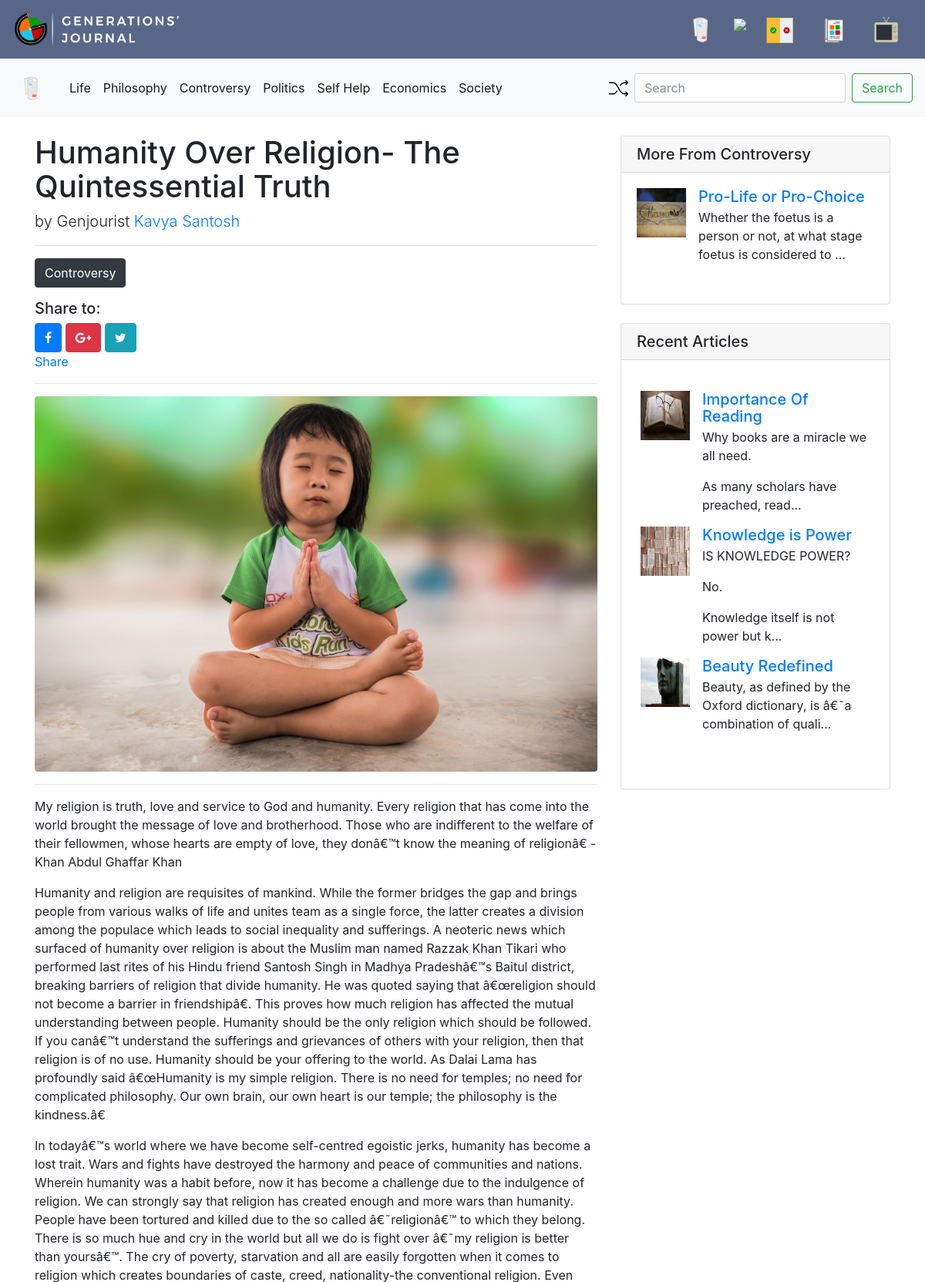
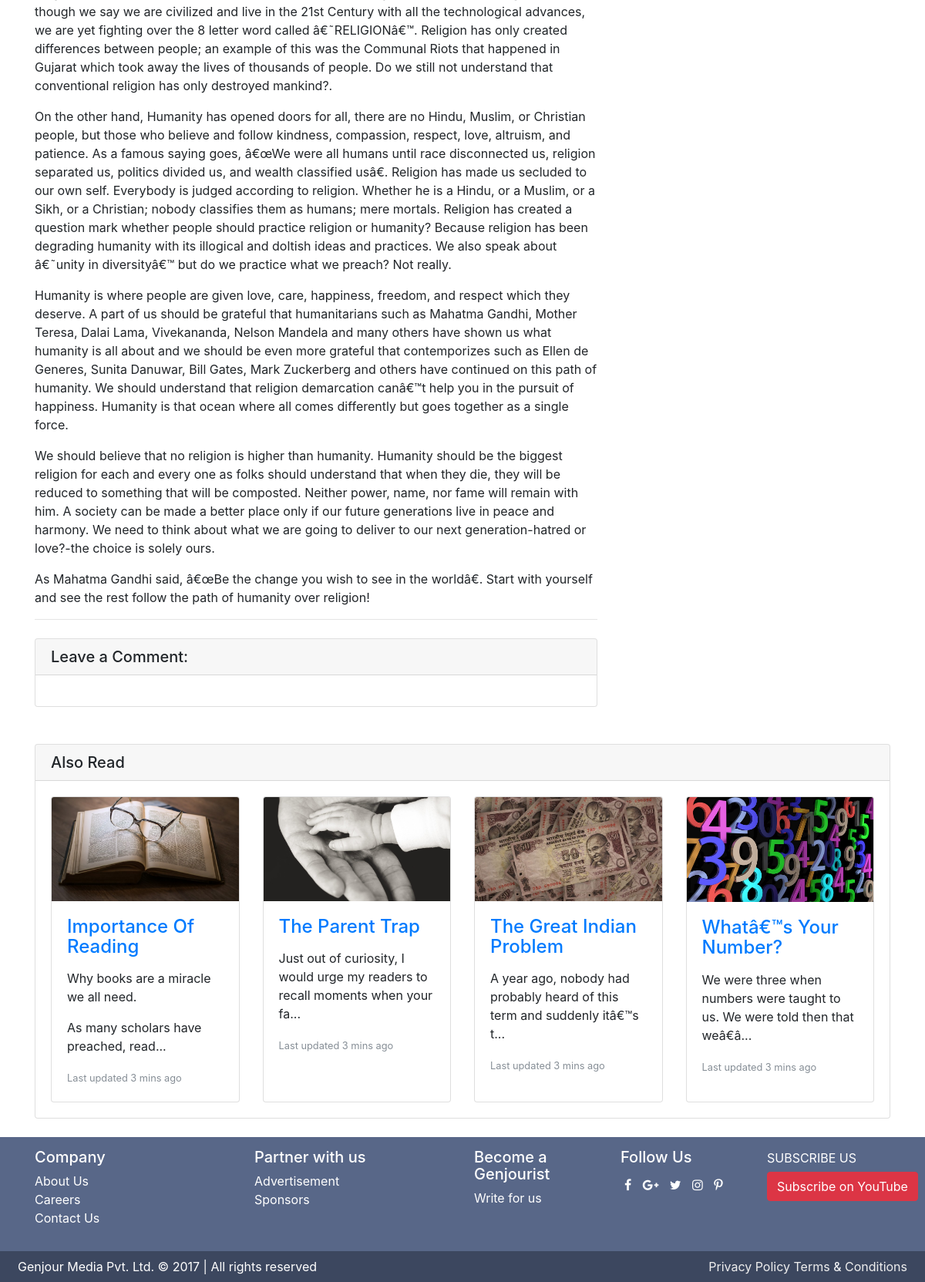
Page /post.php?post_id=3 on the committed database (2 pictures, top to bottom).
### tables this page shows
CREATE TABLE `categories` (
  `id` int(11) NOT NULL,
  `category_name` varchar(100) NOT NULL
);

CREATE TABLE `journals` (
  `post_id` bigint(20) UNSIGNED NOT NULL,
  `post_title` text NOT NULL,
  `post_category` text NOT NULL,
  `genjourist_name` text NOT NULL,
  `post_content` longtext NOT NULL,
  `post_tags` text NOT NULL,
  `post_counter` bigint(20) DEFAULT NULL,
  `post_date` datetime NOT NULL DEFAULT '0000-00-00 00:00:00',
  `post_url` mediumtext NOT NULL,
  `img_url` text NOT NULL
);

### post.php (the view, shortened to what this page needs)
<?php
  include('config/connect.php');
	include('includes/routes.php');
  include('includes/header.php');
  include('includes/category-header.php');
  $post_id = $_GET['post_id'];
  $counter = "UPDATE journals SET post_counter=post_counter+1 WHERE post_id=$post_id";
  $conn->query($counter);
  $query = "SELECT * from journals where post_id = $post_id";
  $journals =$conn->query($query);
  while($row = $journals->fetch_assoc()){
?>
<div class="container">
      <div class="row">
        <div class="col-lg-8">
          <h1 class="mt-4">
          <?php
            echo $row['post_title'];
          ?>
          </h1>
          <p class="lead">
            by Genjourist
            <a href="#"><?php echo $row['genjourist_name']; ?></a>
          </p>
          <hr>
          <p>
          	<button type="button" class="btn btn-dark"><?php echo $row['post_category']?></button>
          	<br> <h5>Share to:</h5>
          	<?php
          		include('functions/sharing.php');
          	?>
          </p>
          <hr>
          <img class="img-fluid rounded" src="<?php echo $row['img_url'];?>" alt="">
          <hr>
          <?php echo $row['post_content']; ?>
          <hr>
          <div class="card my-4">
            <h5 class="card-header">Leave a Comment:</h5>
            <div class="card-body">
            </div>
          </div>
        </div>
<?php
  }
?>
        <div class="col-lg-4">
		<?php
		include('functions/same-category.php');
		?>
		<?php
		include('functions/recent-articles.php');
		?>
		<?php
		include('functions/same-genjourists.php');
		?>
		<?php
		include('functions/recommended.php');
		?>
<?php
	include('includes/footer.php');
?>

### includes/category-header.php (shortened to what this page needs)
<?php
  include('config/connect.php');
  $query = "SELECT * FROM categories";
  $categories =  $conn->query($query);
  $shuffle = "SELECT post_id from journals ORDER BY RAND() LIMIT 1";
  $shuffle_sql = $conn->query($shuffle);
  while ($row = $shuffle_sql->fetch_assoc()) {
    $post_id = $row['post_id'];
  }
?>
<nav class="navbar navbar-expand-lg navbar-light bg-light">
            <a class="navbar-brand" href="journal.php">
                <img src="img/icon/header-icons/journal-hover.svg" width="50" height="50" alt="">
            </a>
  <div class="collapse navbar-collapse" id="navbarTogglerDemo03">
    <ul class="navbar-nav mr-auto mt-2 mt-lg-0">
            <?php
              while($row = $categories ->fetch_assoc()){
            ?>
              <li class="nav-item active">
                <a class="nav-link" href="category.php?category=<?php echo $row["category_name"]; ?>"><?php echo $row["category_name"]; ?></a>
              </li>
              <?php }
              ?>
    </ul>
            <ul class="navbar-nav flex-row ml-md-auto d-none d-md-flex">
          <li class="nav-item">
              <a class="nav-link p-2" href="post.php?post_id=<?php echo $post_id; ?>">
              <img src="img/svg/nav-icons/shuffle-arrows.svg " width="25" height="25" alt="">
              </a>
            </li>
          </ul>
    <form class="form-inline my-2 my-lg-0" method="post">
      <input class="form-control mr-sm-2" type="text" placeholder="Search" aria-label="Search">
      <button class="btn btn-outline-success my-2 my-sm-0" type="submit">Search</button>
    </form>
  </div>
</nav>

### functions/sharing.php (shortened to what this page needs)
<a href="#"><button type="button" class="btn btn-primary"><i class="fa fa-facebook " aria-hidden="true"></i></button></a>
<a href=""><button type="button" class="btn btn-danger"><i class="fa fa-google-plus  " aria-hidden="true"></i></button></a>
<a href=""><button type="button" class="btn btn-info"><i class="fa fa-twitter" aria-hidden="true"></i></button></a>
<div class="fb-share-button" data-href="http://genjour.com/post.php?post_id=18" data-layout="button" data-size="large" data-mobile-iframe="true"><a class="fb-xfbml-parse-ignore" target="_blank" href="https://www.facebook.com/sharer/sharer.php?u=http%3A%2F%2Fgenjour.com%2Fpost.php%3Fpost_id%3D18&amp;src=sdkpreparse">Share</a></div>

### functions/same-category.php
<?php
	include('config/connect.php');
	$post_id = $_GET['post_id'];
	$current_category = "SELECT post_category from journals where post_id = $post_id;";
	$current_category_sql = $conn->query($current_category);
		while($row = $current_category_sql->fetch_assoc())
		{
			$store_category = $row['post_category'];
		}
		$random = "SELECT * FROM journals WHERE post_category='$store_category' AND NOT post_id = $post_id ORDER BY RAND() LIMIT 0,3;";
		$random_sql = $conn->query($random);
?>
          <div class="card my-4">
            <h5 class="card-header">More From <?php echo $store_category; ?></h5>
            <div class="card-body">
            	<ul class="list-unstyled">
            	<?php
            		while ($rows = $random_sql->fetch_assoc()) {
            	?>
				  <li class="media">
				    <img class="d-flex mr-3" src="<?php echo $rows['img_url']; ?>" style="height: 64px; width: 64px" alt="Generic placeholder image">
				    <div class="media-body">
				      <h5 class="mt-0 mb-1"><a href="post.php?post_id=<?php echo $rows['post_id']; ?>"><?php echo $rows['post_title']; ?></a></h5>
				      	<?php
				      		$body = $rows['post_content'];
				      		echo substr($body, 0,80)."...";
				      	?>
				    </div>
				  </li>
				  <?php
				  	}
				  ?>
				</ul>
            </div>
          </div>

### functions/recent-articles.php
<?php
	include('config/connect.php');
	$post_id = $_GET['post_id'];
	$recent = "SELECT * FROM journals WHERE NOT post_id = $post_id ORDER BY post_id DESC LIMIT 0,3;";
	$recent_sql = $conn->query($recent);
?>
          <div class="card my-4">
            <h5 class="card-header">Recent Articles</h5>
            <div class="card-body">
              <div class="row">
            <div class="card-body">
            	<ul class="list-unstyled">
            	<?php
            		while($row = $recent_sql->fetch_assoc())
            		{
            	?>
				  <li class="media">
				    <img class="d-flex mr-3" src="<?php echo $row['img_url']?>" alt="Generic placeholder image" style="height: 64px;width: 64px">
				    <div class="media-body">
				      <h5 class="mt-0 mb-1"><a href="post.php?post_id=<?php echo $row['post_id']; ?>"> <?php echo $row['post_title']; ?></a></h5>
				      <?php
		      		$body = $row['post_content'];
		      		echo substr($body, 0,80)."...";
		      			?>
				    </div>
				  </li>
				  <?php
					}
				  ?>
				</ul>
            </div>
              </div>
            </div>
          </div>

### functions/recommended.php
<?php
	include('config/connect.php');
	$post_id = $_GET['post_id'];
	$recom = "SELECT * FROM journals WHERE NOT post_id = $post_id ORDER BY RAND() LIMIT 0,4;";
	$recom_sql = $conn->query($recom);
?>
	<div class="container">
		          <div class="card my-4">
            <h5 class="card-header">Also Read</h5>
            <div class="card-body">
				<div class="card-deck">
				<?php
					while($row1 = $recom_sql->fetch_assoc()){
						?>
						  <div class="card">
						    <img class="card-img-top" src="<?php echo $row1['img_url']?>" alt="Card image cap" >
						    <div class="card-body">
						      <h4 class="card-title"> <a href="post.php?post_id=<?php echo $row1['post_id']; ?>"> <?php echo $row1['post_title']; ?></a></h4>
						      <p class="card-text">
						      	<?php
						      		$body = $row1['post_content'];
						      		echo substr($body, 0,80)."...";
						      	?>
						      </p>
						      <p class="card-text"><small class="text-muted">Last updated 3 mins ago</small></p>
						    </div>
					  	  </div>
				<?php
					}
				?>
				</div>
            </div>
          </div>
	</div>

### css/header.css (style rules this page uses)
.navbar { background-color: #586788; }

### rows in the picture
categories: category_name "Life"
categories: category_name "Philosophy"
categories: category_name "Controversy"
categories: category_name "Politics"
categories: category_name "Self Help"
categories: category_name "Economics"
categories: category_name "Society"
journals: post_title "Humanity Over Religion- The Quintessential Truth", genjourist_name "Kavya Santosh", post_category "Controversy", img_url (picture), post_content "My religion is truth, love and service to God and humanity. Every religion that has come into the world brought the message of love and brotherhood. Those who are indifferent to the welfare of their fellowmen, whose hearts are empty of love, they donâ€™t know the meaning of religionâ€ -Khan Abdul Ghaffar Khan Humanity and religion are requisites of mankind. While the former bridges the gap and brings people from various walks of life and unites team as a single force, the latter creates a division among the populace which leads to social inequality and sufferings. A neoteric news which surfaced of humanity over religion is about the Muslim man named Razzak Khan Tikari who performed last…"
journals: img_url (picture), post_title "Pro-Life or Pro-Choice", post_content "Whether the foetus is a person or not, at what stage foetus is considered to"
journals: img_url (picture), post_title "Importance Of Reading", post_content "Why books are a miracle we all need. As many scholars have preached, read"
journals: img_url (picture), post_title "Knowledge is Power", post_content "IS KNOWLEDGE POWER? No. Knowledge itself is not power but k"
journals: img_url (picture), post_title "Beauty Redefined", post_content "Beauty, as defined by the Oxford dictionary, is â€˜a combination of quali"
journals: img_url (picture), post_title "The Parent Trap", post_content "Just out of curiosity, I would urge my readers to recall moments when your fa"
journals: img_url (picture), post_title "The Great Indian Problem", post_content "A year ago, nobody had probably heard of this term and suddenly itâ€™s t"
journals: img_url (picture), post_title "Whatâ€™s Your Number?", post_content "We were three when numbers were taught to us. We were told then that weâ€â"
